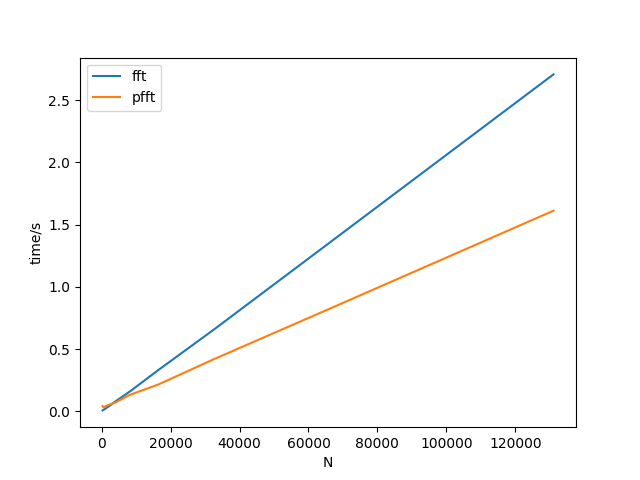

Write the Python code that produced this figure.
import matplotlib.pyplot as plt
import numpy as np
import concurrent.futures
import time
import random
from math import pi, cos, sin



def generate_signal(n, amp, ph, freq, p, a, b):
    w_step = freq / n
    rand_val = [
        (random.randint(0, amp), random.uniform(0, ph), w_step * (i + 1))
        for i in range(n)
    ]

    time_axis = np.linspace(a, b, p)
    sign_axis = sum([np.array([val[0] * sin(2 * pi * (val[2] * t + val[1])) for t in time_axis])
                     for val in rand_val])

    return (time_axis, sign_axis)


def dft(x):
    def coeff(p, k, N):
        res = cos((2 * pi * p * k) / N) - 1j * sin((2 * pi * p * k) / N)
        return complex(round(res.real, 2), round(res.imag, 2))

    p = np.arange(len(x))

    return np.array([sum([x[k] * coeff(p_i, k, len(x))
                          for k in range(len(x))]) for p_i in p])


def fft(x):
    n = x.size

    if n <= 1:
        return x

    even = fft(x[::2])
    odd = fft(x[1::2])

    factor = np.exp(-2j * np.pi * np.arange(n) / n)

    return np.concatenate([even + factor[:int(n/2)] * odd,
                           even + factor[int(n/2):] * odd])


def pfft(x):
    n = x.size

    if n <= 1:
        return x

    with concurrent.futures.ProcessPoolExecutor() as executor:
        even_thread = executor.submit(fft, (x[::2]))
        odd_thread = executor.submit(fft, (x[1::2]))
        even = even_thread.result()
        odd = odd_thread.result()

    factor = np.exp(-2j * np.pi * np.arange(n) / n)

    return np.concatenate([even + factor[:int(n/2)] * odd,
                           even + factor[int(n/2):] * odd])


def additional_task(x):
    start1 = time.time()
    fft(x)
    total1 = time.time() - start1

    start2 = time.time()
    pfft(x)
    total2 = time.time() - start2

    return total1, total2

if __name__ == "__main__":
    ampl = 10           # Max. amplitude - A
    phi = 2 * pi        # Max. phase - phi
    n = 8               # Number of harmonics - n
    w = 1200            # Limit frequency - Wgr
    a, b = 0, 0.1       # Generation range

    points = [2**i for i in range(8, 18)]        # Array of points

    time_arr_fft, time_arr_pfft = [], []

    for p in points:
        t, x = generate_signal(n, ampl, phi, w, p, a, b)
        t1, t2 = additional_task(x)
        time_arr_fft.append(t1)
        time_arr_pfft.append(t2)
    
    plt.plot(points, time_arr_fft, label='fft')
    plt.plot(points, time_arr_pfft, label='pfft')

    plt.xlabel('N')
    plt.ylabel('time/s')
    plt.legend()

    plt.show()
